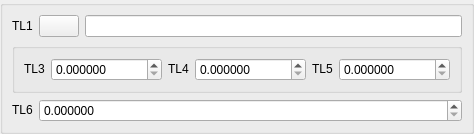
<?xml version="1.0" encoding="UTF-8"?>
<ui version="4.0">
 <class>DlgRef_1Sel4Spin_QTD</class>
 <widget class="QWidget" name="DlgRef_1Sel4Spin_QTD">
  <property name="geometry">
   <rect>
    <x>0</x>
    <y>0</y>
    <width>323</width>
    <height>123</height>
   </rect>
  </property>
  <property name="windowTitle">
   <string/>
  </property>
  <layout class="QGridLayout">
   <property name="margin">
    <number>0</number>
   </property>
   <property name="spacing">
    <number>6</number>
   </property>
   <item row="0" column="0">
    <widget class="QGroupBox" name="GroupBox1">
     <property name="title">
      <string/>
     </property>
     <layout class="QGridLayout">
      <property name="margin">
       <number>9</number>
      </property>
      <property name="spacing">
       <number>6</number>
      </property>
      <item row="2" column="0">
       <widget class="QLabel" name="TextLabel6">
        <property name="sizePolicy">
         <sizepolicy hsizetype="Fixed" vsizetype="Fixed">
          <horstretch>0</horstretch>
          <verstretch>0</verstretch>
         </sizepolicy>
        </property>
        <property name="text">
         <string>TL6</string>
        </property>
        <property name="wordWrap">
         <bool>false</bool>
        </property>
       </widget>
      </item>
      <item row="2" column="1" colspan="2">
       <widget class="SalomeApp_DoubleSpinBox" name="SpinBox_S">
        <property name="decimals">
         <number>6</number>
        </property>
        <property name="maximum">
         <double>1000000000.000000000000000</double>
        </property>
       </widget>
      </item>
      <item row="1" column="0" colspan="3">
       <widget class="QGroupBox" name="groupBox">
        <property name="title">
         <string/>
        </property>
        <layout class="QHBoxLayout">
         <property name="spacing">
          <number>6</number>
         </property>
         <property name="margin">
          <number>9</number>
         </property>
         <item>
          <widget class="QLabel" name="TextLabel3">
           <property name="sizePolicy">
            <sizepolicy hsizetype="Fixed" vsizetype="Fixed">
             <horstretch>0</horstretch>
             <verstretch>0</verstretch>
            </sizepolicy>
           </property>
           <property name="text">
            <string>TL3</string>
           </property>
           <property name="wordWrap">
            <bool>false</bool>
           </property>
          </widget>
         </item>
         <item>
          <widget class="SalomeApp_DoubleSpinBox" name="SpinBox_DX">
           <property name="decimals">
            <number>6</number>
           </property>
           <property name="maximum">
            <double>1000000000.000000000000000</double>
           </property>
          </widget>
         </item>
         <item>
          <widget class="QLabel" name="TextLabel4">
           <property name="sizePolicy">
            <sizepolicy hsizetype="Fixed" vsizetype="Fixed">
             <horstretch>0</horstretch>
             <verstretch>0</verstretch>
            </sizepolicy>
           </property>
           <property name="text">
            <string>TL4</string>
           </property>
           <property name="wordWrap">
            <bool>false</bool>
           </property>
          </widget>
         </item>
         <item>
          <widget class="SalomeApp_DoubleSpinBox" name="SpinBox_DY">
           <property name="decimals">
            <number>6</number>
           </property>
           <property name="maximum">
            <double>1000000000.000000000000000</double>
           </property>
          </widget>
         </item>
         <item>
          <widget class="QLabel" name="TextLabel5">
           <property name="sizePolicy">
            <sizepolicy hsizetype="Fixed" vsizetype="Fixed">
             <horstretch>0</horstretch>
             <verstretch>0</verstretch>
            </sizepolicy>
           </property>
           <property name="text">
            <string>TL5</string>
           </property>
           <property name="wordWrap">
            <bool>false</bool>
           </property>
          </widget>
         </item>
         <item>
          <widget class="SalomeApp_DoubleSpinBox" name="SpinBox_DZ">
           <property name="decimals">
            <number>6</number>
           </property>
           <property name="maximum">
            <double>1000000000.000000000000000</double>
           </property>
          </widget>
         </item>
        </layout>
       </widget>
      </item>
      <item row="0" column="2">
       <widget class="QLineEdit" name="LineEdit1"/>
      </item>
      <item row="0" column="1">
       <widget class="QPushButton" name="PushButton1">
        <property name="sizePolicy">
         <sizepolicy hsizetype="Fixed" vsizetype="Fixed">
          <horstretch>0</horstretch>
          <verstretch>0</verstretch>
         </sizepolicy>
        </property>
        <property name="text">
         <string/>
        </property>
       </widget>
      </item>
      <item row="0" column="0">
       <widget class="QLabel" name="TextLabel1">
        <property name="sizePolicy">
         <sizepolicy hsizetype="Fixed" vsizetype="Fixed">
          <horstretch>0</horstretch>
          <verstretch>0</verstretch>
         </sizepolicy>
        </property>
        <property name="text">
         <string>TL1</string>
        </property>
        <property name="wordWrap">
         <bool>false</bool>
        </property>
       </widget>
      </item>
     </layout>
    </widget>
   </item>
  </layout>
 </widget>
 <layoutdefault spacing="6" margin="11"/>
 <pixmapfunction>qPixmapFromMimeSource</pixmapfunction>
 <customwidgets>
  <customwidget>
   <class>SalomeApp_DoubleSpinBox</class>
   <extends>QDoubleSpinBox</extends>
   <header location="global">SalomeApp_DoubleSpinBox.h</header>
  </customwidget>
 </customwidgets>
 <tabstops>
  <tabstop>PushButton1</tabstop>
  <tabstop>LineEdit1</tabstop>
  <tabstop>SpinBox_DX</tabstop>
  <tabstop>SpinBox_DY</tabstop>
  <tabstop>SpinBox_DZ</tabstop>
  <tabstop>SpinBox_S</tabstop>
 </tabstops>
 <resources/>
 <connections/>
</ui>
